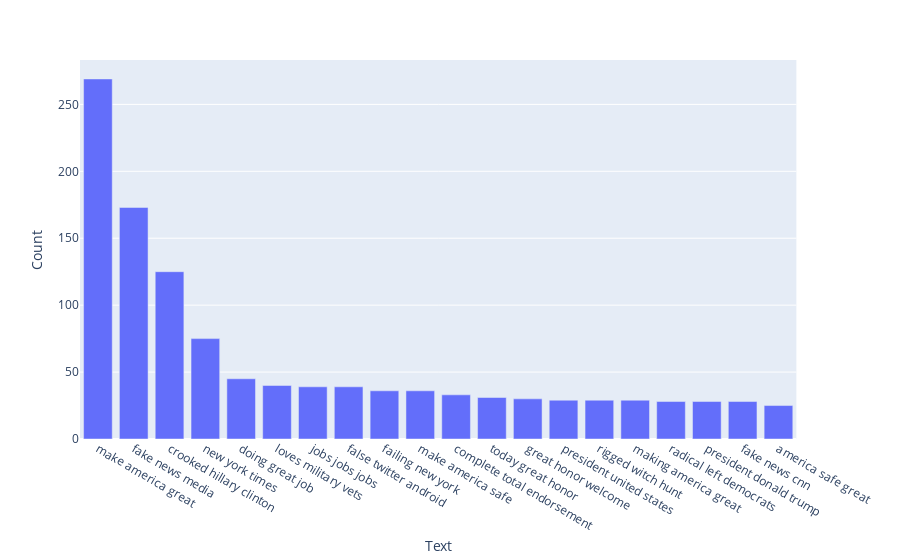

Notebook cell for this chart:
### Code cell
def get_top_n_trigram_stop(corpus, n=None):
    vec = CountVectorizer(ngram_range=(3, 3), stop_words='english').fit(corpus)
    bag_of_words = vec.transform(corpus)
    sum_words = bag_of_words.sum(axis=0) 
    words_freq = [(word, sum_words[0, idx]) for word, idx in vec.vocabulary_.items()]
    words_freq =sorted(words_freq, key = lambda x: x[1], reverse=True)
    return words_freq[:n]
common_words = get_top_n_trigram_stop(df['Text'], 20)
for word, freq in common_words:
    print(word, freq)
df5 = pd.DataFrame(common_words, columns = ['Text' , 'Count'])
df5.groupby('Text').sum()['Count'].sort_values(ascending=False)

fig = px.bar(df5, y='Count',x='Text')
fig.show()

### Figure 1 — Plotly figure (JSON) as saved in the notebook; plotly's stock layout.template omitted (floating-point values rounded to 4 significant figures)
{"data": [{"alignmentgroup": "True", "hoverlabel": {"namelength": 0}, "hovertemplate": "Text=%{x}<br>Count=%{y}", "legendgroup": "", "marker": {"color": "#636efa"}, "name": "", "offsetgroup": "", "orientation": "v", "showlegend": false, "textposition": "auto", "type": "bar", "x": ["make america great", "fake news media", "crooked hillary clinton", "new york times", "doing great job", "loves military vets", "jobs jobs jobs", "false twitter android", "failing new york", "make america safe", "complete total endorsement", "today great honor", "great honor welcome", "president united states", "rigged witch hunt", "making america great", "radical left democrats", "president donald trump", "fake news cnn", "america safe great"], "xaxis": "x", "y": [269, 173, 125, 75, 45, 40, 39, 39, 36, 36, 33, 31, 30, 29, 29, 29, 28, 28, 28, 25], "yaxis": "y"}], "layout": {"autosize": true, "barmode": "relative", "legend": {"tracegroupgap": 0}, "margin": {"t": 60}, "xaxis": {"anchor": "y", "autorange": true, "domain": [0, 0.98], "range": [-0.5, 19.5], "title": {"text": "Text"}, "type": "category"}, "yaxis": {"anchor": "x", "autorange": true, "domain": [0, 1], "range": [0, 283.2], "title": {"text": "Count"}, "type": "linear"}}}
